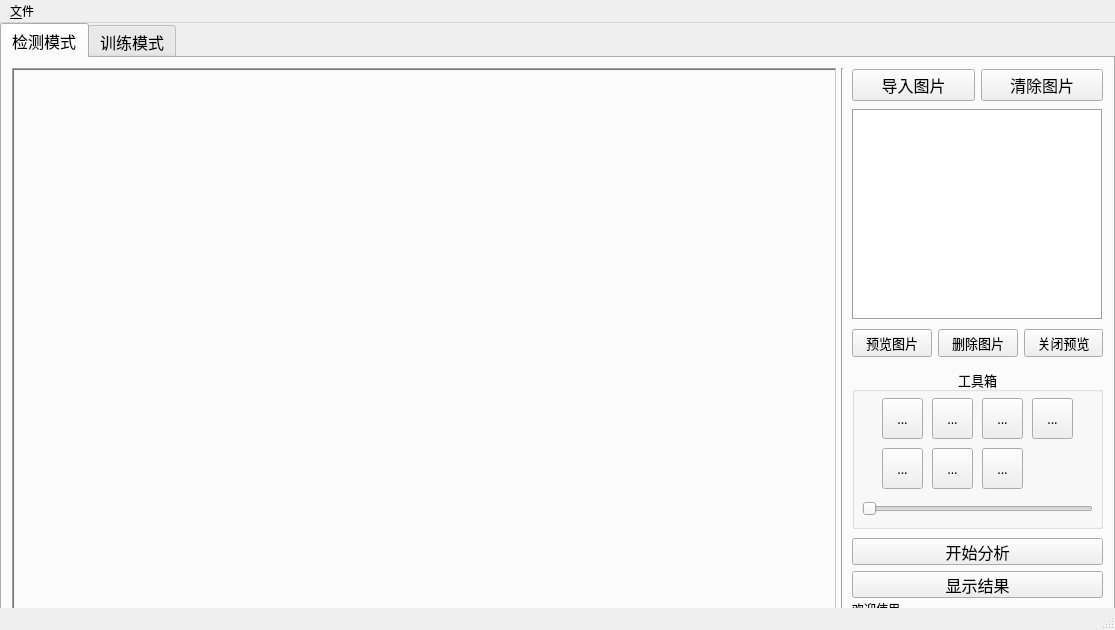
<?xml version="1.0" encoding="UTF-8"?>
<ui version="4.0">
 <class>MainWindow</class>
 <widget class="QMainWindow" name="MainWindow">
  <property name="enabled">
   <bool>true</bool>
  </property>
  <property name="geometry">
   <rect>
    <x>0</x>
    <y>0</y>
    <width>1115</width>
    <height>630</height>
   </rect>
  </property>
  <property name="minimumSize">
   <size>
    <width>1115</width>
    <height>630</height>
   </size>
  </property>
  <property name="maximumSize">
   <size>
    <width>1115</width>
    <height>630</height>
   </size>
  </property>
  <property name="font">
   <font>
    <family>方正细黑一简体</family>
    <pointsize>9</pointsize>
   </font>
  </property>
  <property name="windowTitle">
   <string>糖网病分级系统</string>
  </property>
  <property name="windowIcon">
   <iconset>
    <normaloff>Icon_file/mainWindowIcon.png</normaloff>Icon_file/mainWindowIcon.png</iconset>
  </property>
  <widget class="QWidget" name="centralwidget">
   <widget class="QTabWidget" name="MainTabWidget">
    <property name="geometry">
     <rect>
      <x>0</x>
      <y>0</y>
      <width>1115</width>
      <height>590</height>
     </rect>
    </property>
    <property name="sizePolicy">
     <sizepolicy hsizetype="Expanding" vsizetype="Expanding">
      <horstretch>0</horstretch>
      <verstretch>0</verstretch>
     </sizepolicy>
    </property>
    <property name="minimumSize">
     <size>
      <width>1115</width>
      <height>590</height>
     </size>
    </property>
    <property name="maximumSize">
     <size>
      <width>1115</width>
      <height>590</height>
     </size>
    </property>
    <property name="font">
     <font>
      <family>方正细黑一简体</family>
      <pointsize>12</pointsize>
     </font>
    </property>
    <property name="currentIndex">
     <number>0</number>
    </property>
    <widget class="QWidget" name="testModeTab">
     <attribute name="title">
      <string>检测模式</string>
     </attribute>
     <widget class="QLabel" name="picViewLabel">
      <property name="geometry">
       <rect>
        <x>10</x>
        <y>10</y>
        <width>825</width>
        <height>550</height>
       </rect>
      </property>
      <property name="minimumSize">
       <size>
        <width>825</width>
        <height>550</height>
       </size>
      </property>
      <property name="maximumSize">
       <size>
        <width>825</width>
        <height>550</height>
       </size>
      </property>
      <property name="cursor">
       <cursorShape>ArrowCursor</cursorShape>
      </property>
      <property name="autoFillBackground">
       <bool>false</bool>
      </property>
      <property name="frameShape">
       <enum>QFrame::WinPanel</enum>
      </property>
      <property name="frameShadow">
       <enum>QFrame::Sunken</enum>
      </property>
      <property name="text">
       <string/>
      </property>
      <property name="pixmap">
       <pixmap>Welcome.png</pixmap>
      </property>
      <property name="scaledContents">
       <bool>true</bool>
      </property>
      <property name="alignment">
       <set>Qt::AlignCenter</set>
      </property>
     </widget>
     <widget class="Line" name="line">
      <property name="geometry">
       <rect>
        <x>830</x>
        <y>10</y>
        <width>20</width>
        <height>551</height>
       </rect>
      </property>
      <property name="frameShadow">
       <enum>QFrame::Sunken</enum>
      </property>
      <property name="orientation">
       <enum>Qt::Vertical</enum>
      </property>
     </widget>
     <widget class="QListView" name="picResourseListView">
      <property name="geometry">
       <rect>
        <x>850</x>
        <y>51</y>
        <width>251</width>
        <height>211</height>
       </rect>
      </property>
      <property name="minimumSize">
       <size>
        <width>251</width>
        <height>211</height>
       </size>
      </property>
      <property name="maximumSize">
       <size>
        <width>251</width>
        <height>211</height>
       </size>
      </property>
      <property name="autoFillBackground">
       <bool>false</bool>
      </property>
      <property name="frameShape">
       <enum>QFrame::Box</enum>
      </property>
      <property name="frameShadow">
       <enum>QFrame::Sunken</enum>
      </property>
      <property name="editTriggers">
       <set>QAbstractItemView::NoEditTriggers</set>
      </property>
      <property name="selectionMode">
       <enum>QAbstractItemView::MultiSelection</enum>
      </property>
      <property name="viewMode">
       <enum>QListView::IconMode</enum>
      </property>
     </widget>
     <widget class="QGroupBox" name="groupBox">
      <property name="geometry">
       <rect>
        <x>850</x>
        <y>310</y>
        <width>251</width>
        <height>161</height>
       </rect>
      </property>
      <property name="font">
       <font>
        <family>方正细黑一简体</family>
        <pointsize>10</pointsize>
       </font>
      </property>
      <property name="title">
       <string>工具箱</string>
      </property>
      <property name="alignment">
       <set>Qt::AlignCenter</set>
      </property>
      <property name="flat">
       <bool>false</bool>
      </property>
      <property name="checkable">
       <bool>false</bool>
      </property>
      <widget class="QSlider" name="scaleSlider">
       <property name="geometry">
        <rect>
         <x>10</x>
         <y>130</y>
         <width>231</width>
         <height>22</height>
        </rect>
       </property>
       <property name="orientation">
        <enum>Qt::Horizontal</enum>
       </property>
      </widget>
      <widget class="QToolButton" name="blurBtn">
       <property name="geometry">
        <rect>
         <x>30</x>
         <y>30</y>
         <width>41</width>
         <height>41</height>
        </rect>
       </property>
       <property name="text">
        <string>...</string>
       </property>
       <property name="icon">
        <iconset>
         <normaloff>Icon_file/blur.png</normaloff>Icon_file/blur.png</iconset>
       </property>
       <property name="iconSize">
        <size>
         <width>30</width>
         <height>30</height>
        </size>
       </property>
      </widget>
      <widget class="QToolButton" name="brightBtn">
       <property name="geometry">
        <rect>
         <x>80</x>
         <y>30</y>
         <width>41</width>
         <height>41</height>
        </rect>
       </property>
       <property name="text">
        <string>...</string>
       </property>
       <property name="icon">
        <iconset>
         <normaloff>Icon_file/brightness.png</normaloff>Icon_file/brightness.png</iconset>
       </property>
       <property name="iconSize">
        <size>
         <width>30</width>
         <height>30</height>
        </size>
       </property>
      </widget>
      <widget class="QToolButton" name="contrastBtn">
       <property name="geometry">
        <rect>
         <x>130</x>
         <y>30</y>
         <width>41</width>
         <height>41</height>
        </rect>
       </property>
       <property name="text">
        <string>...</string>
       </property>
       <property name="icon">
        <iconset>
         <normaloff>Icon_file/contrast.png</normaloff>Icon_file/contrast.png</iconset>
       </property>
       <property name="iconSize">
        <size>
         <width>30</width>
         <height>30</height>
        </size>
       </property>
      </widget>
      <widget class="QToolButton" name="saturatBtn">
       <property name="geometry">
        <rect>
         <x>180</x>
         <y>30</y>
         <width>41</width>
         <height>41</height>
        </rect>
       </property>
       <property name="text">
        <string>...</string>
       </property>
       <property name="icon">
        <iconset>
         <normaloff>Icon_file/saturation.png</normaloff>Icon_file/saturation.png</iconset>
       </property>
       <property name="iconSize">
        <size>
         <width>30</width>
         <height>30</height>
        </size>
       </property>
      </widget>
      <widget class="QToolButton" name="scaleBtn">
       <property name="geometry">
        <rect>
         <x>30</x>
         <y>80</y>
         <width>41</width>
         <height>41</height>
        </rect>
       </property>
       <property name="text">
        <string>...</string>
       </property>
       <property name="icon">
        <iconset>
         <normaloff>Icon_file/scale.png</normaloff>Icon_file/scale.png</iconset>
       </property>
       <property name="iconSize">
        <size>
         <width>30</width>
         <height>30</height>
        </size>
       </property>
      </widget>
      <widget class="QToolButton" name="splitBtn">
       <property name="geometry">
        <rect>
         <x>80</x>
         <y>80</y>
         <width>41</width>
         <height>41</height>
        </rect>
       </property>
       <property name="text">
        <string>...</string>
       </property>
       <property name="icon">
        <iconset>
         <normaloff>Icon_file/splitchannel.png</normaloff>Icon_file/splitchannel.png</iconset>
       </property>
       <property name="iconSize">
        <size>
         <width>30</width>
         <height>30</height>
        </size>
       </property>
      </widget>
      <widget class="QToolButton" name="waitBtn">
       <property name="geometry">
        <rect>
         <x>130</x>
         <y>80</y>
         <width>41</width>
         <height>41</height>
        </rect>
       </property>
       <property name="text">
        <string>...</string>
       </property>
       <property name="icon">
        <iconset>
         <normaloff>Icon_file/wait.png</normaloff>Icon_file/wait.png</iconset>
       </property>
       <property name="iconSize">
        <size>
         <width>30</width>
         <height>30</height>
        </size>
       </property>
      </widget>
     </widget>
     <widget class="QLabel" name="stateLabel">
      <property name="geometry">
       <rect>
        <x>850</x>
        <y>540</y>
        <width>251</width>
        <height>21</height>
       </rect>
      </property>
      <property name="font">
       <font>
        <family>方正细黑一简体</family>
        <pointsize>9</pointsize>
       </font>
      </property>
      <property name="text">
       <string>欢迎使用...</string>
      </property>
     </widget>
     <widget class="QWidget" name="layoutWidget">
      <property name="geometry">
       <rect>
        <x>850</x>
        <y>10</y>
        <width>251</width>
        <height>35</height>
       </rect>
      </property>
      <layout class="QHBoxLayout" name="horizontalLayout">
       <item>
        <widget class="QPushButton" name="loadPicBtn">
         <property name="font">
          <font>
           <family>方正细黑一简体</family>
           <pointsize>12</pointsize>
          </font>
         </property>
         <property name="text">
          <string>导入图片</string>
         </property>
         <property name="icon">
          <iconset>
           <normaloff>Icon_file/load.png</normaloff>Icon_file/load.png</iconset>
         </property>
         <property name="shortcut">
          <string notr="true"/>
         </property>
         <property name="autoDefault">
          <bool>false</bool>
         </property>
        </widget>
       </item>
       <item>
        <widget class="QPushButton" name="clearPicBtn">
         <property name="font">
          <font>
           <family>方正细黑一简体</family>
           <pointsize>12</pointsize>
           <weight>50</weight>
           <italic>false</italic>
           <bold>false</bold>
           <underline>false</underline>
           <strikeout>false</strikeout>
           <stylestrategy>PreferDefault</stylestrategy>
           <kerning>true</kerning>
          </font>
         </property>
         <property name="text">
          <string>清除图片</string>
         </property>
         <property name="icon">
          <iconset>
           <normaloff>Icon_file/deleteAll.png</normaloff>Icon_file/deleteAll.png</iconset>
         </property>
        </widget>
       </item>
      </layout>
     </widget>
     <widget class="QWidget" name="layoutWidget">
      <property name="geometry">
       <rect>
        <x>850</x>
        <y>270</y>
        <width>251</width>
        <height>31</height>
       </rect>
      </property>
      <layout class="QHBoxLayout" name="horizontalLayout_2">
       <item>
        <widget class="QPushButton" name="checkPicBtn">
         <property name="font">
          <font>
           <family>方正细黑一简体</family>
           <pointsize>10</pointsize>
          </font>
         </property>
         <property name="text">
          <string>预览图片</string>
         </property>
         <property name="icon">
          <iconset>
           <normaloff>Icon_file/show.png</normaloff>Icon_file/show.png</iconset>
         </property>
         <property name="iconSize">
          <size>
           <width>15</width>
           <height>15</height>
          </size>
         </property>
        </widget>
       </item>
       <item>
        <widget class="QPushButton" name="deletePicBtn">
         <property name="font">
          <font>
           <family>方正细黑一简体</family>
           <pointsize>10</pointsize>
          </font>
         </property>
         <property name="text">
          <string>删除图片</string>
         </property>
         <property name="icon">
          <iconset>
           <normaloff>Icon_file/delete.png</normaloff>Icon_file/delete.png</iconset>
         </property>
         <property name="iconSize">
          <size>
           <width>15</width>
           <height>15</height>
          </size>
         </property>
        </widget>
       </item>
       <item>
        <widget class="QPushButton" name="closePicBtn">
         <property name="font">
          <font>
           <family>方正细黑一简体</family>
           <pointsize>10</pointsize>
          </font>
         </property>
         <property name="text">
          <string>关闭预览</string>
         </property>
         <property name="icon">
          <iconset>
           <normaloff>Icon_file/closeshow.png</normaloff>Icon_file/closeshow.png</iconset>
         </property>
         <property name="iconSize">
          <size>
           <width>15</width>
           <height>15</height>
          </size>
         </property>
        </widget>
       </item>
      </layout>
     </widget>
     <widget class="QWidget" name="layoutWidget">
      <property name="geometry">
       <rect>
        <x>850</x>
        <y>480</y>
        <width>251</width>
        <height>60</height>
       </rect>
      </property>
      <layout class="QVBoxLayout" name="verticalLayout">
       <item>
        <widget class="QPushButton" name="analyseBtn">
         <property name="font">
          <font>
           <family>方正细黑一简体</family>
           <pointsize>12</pointsize>
          </font>
         </property>
         <property name="text">
          <string>开始分析</string>
         </property>
         <property name="icon">
          <iconset>
           <normaloff>Icon_file/analyse.png</normaloff>Icon_file/analyse.png</iconset>
         </property>
        </widget>
       </item>
       <item>
        <widget class="QPushButton" name="resultViewBtn">
         <property name="font">
          <font>
           <family>方正细黑一简体</family>
           <pointsize>12</pointsize>
          </font>
         </property>
         <property name="text">
          <string>显示结果</string>
         </property>
         <property name="icon">
          <iconset>
           <normaloff>Icon_file/playResult.png</normaloff>Icon_file/playResult.png</iconset>
         </property>
        </widget>
       </item>
      </layout>
     </widget>
    </widget>
    <widget class="QWidget" name="trainModeTab">
     <attribute name="title">
      <string>训练模式</string>
     </attribute>
    </widget>
   </widget>
  </widget>
  <widget class="QMenuBar" name="menubar">
   <property name="geometry">
    <rect>
     <x>0</x>
     <y>0</y>
     <width>1115</width>
     <height>23</height>
    </rect>
   </property>
   <widget class="QMenu" name="menu_File">
    <property name="font">
     <font>
      <family>方正细黑一简体</family>
     </font>
    </property>
    <property name="title">
     <string>&amp;文件</string>
    </property>
   </widget>
   <addaction name="menu_File"/>
  </widget>
  <widget class="QStatusBar" name="statusbar"/>
 </widget>
 <resources/>
 <connections/>
</ui>
